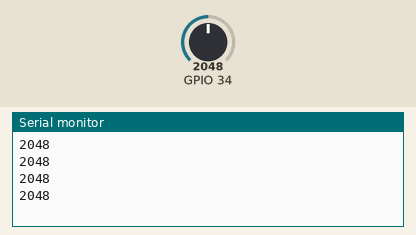
Recording of a sketch running on a simulated ESP32. Parts: the last lines printed to the serial monitor. Inputs (shaded band) come from the test bench; at power-on: GPIO 34 = 2048.

Above: at 1.2 s.
1.3 s: GPIO 34 set to 2866
At 1.71 s:
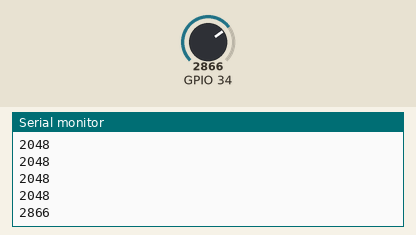
2.8 s: GPIO 34 set to 3603
At 2.91 s:
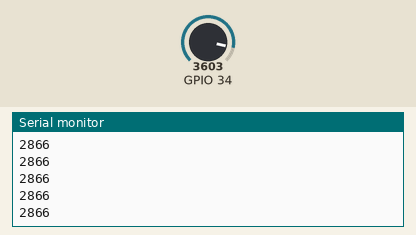
Timing chart, 0 to 5.8 s (numbered marks = the images above; inputs shaded):
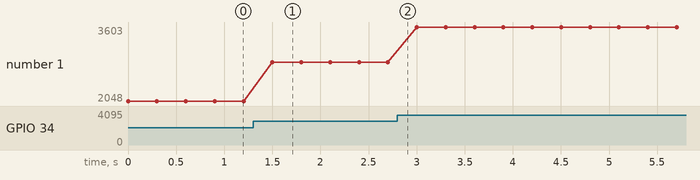

The sketch:

light_test.ino
```cpp
void setup() {
  Serial.begin(115200);
  analogSetAttenuation(ADC_0db);   // makes the light sensor more sensitive
}

void loop() {
  int light = analogRead(34);
  Serial.println(light);
  delay(300);
}
```

Measured:
- after the input at 1.3 s, the serial monitor: prints a new line after 0.20 s (image 1)
- plotted number 1: 2048 → 2866 after the input at 1.3 s, 2866 → 3603 after the input at 2.8 s
